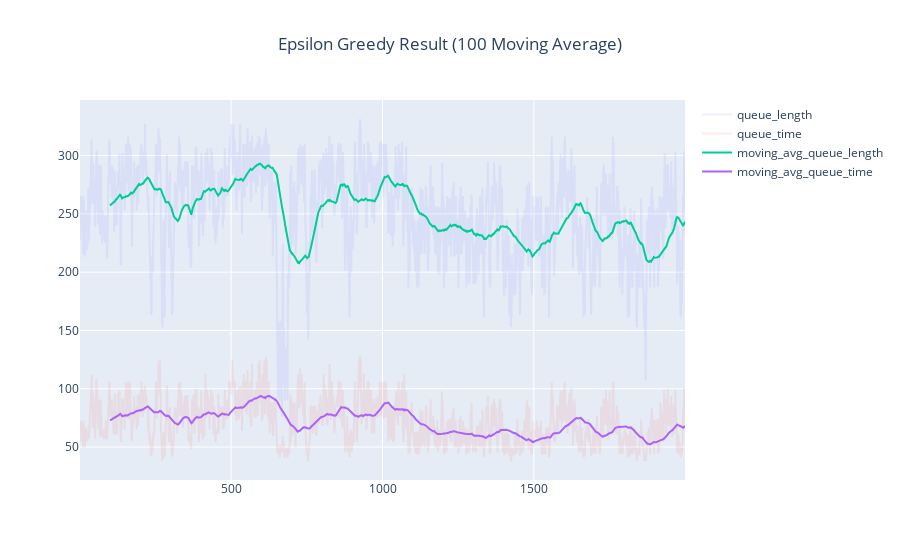

Notebook cell for this chart:
### Code cell
vis(epsilon_target, 100, 'Epsilon Greedy Result (100 Moving Average)')

### Figure 1 — Plotly figure (JSON) as saved in the notebook; plotly's stock layout.template omitted (floating-point values rounded to 4 significant figures; data arrays with more than 128 entries replaced by an {"elided": "..."} marker saying what was removed)
{"data": [{"name": "queue_length", "opacity": 0.1, "type": "scatter", "x": {"elided": "1999 int values"}, "y": {"elided": "1999 float values"}}, {"name": "queue_time", "opacity": 0.1, "type": "scatter", "x": {"elided": "1999 int values"}, "y": {"elided": "1999 float values"}}, {"name": "moving_avg_queue_length", "type": "scatter", "x": {"elided": "1999 int values"}, "y": {"elided": "1999 float values"}}, {"name": "moving_avg_queue_time", "type": "scatter", "x": {"elided": "1999 int values"}, "y": {"elided": "1999 float values"}}], "layout": {"title": {"text": "Epsilon Greedy Result (100 Moving Average)", "x": 0.5}}}
